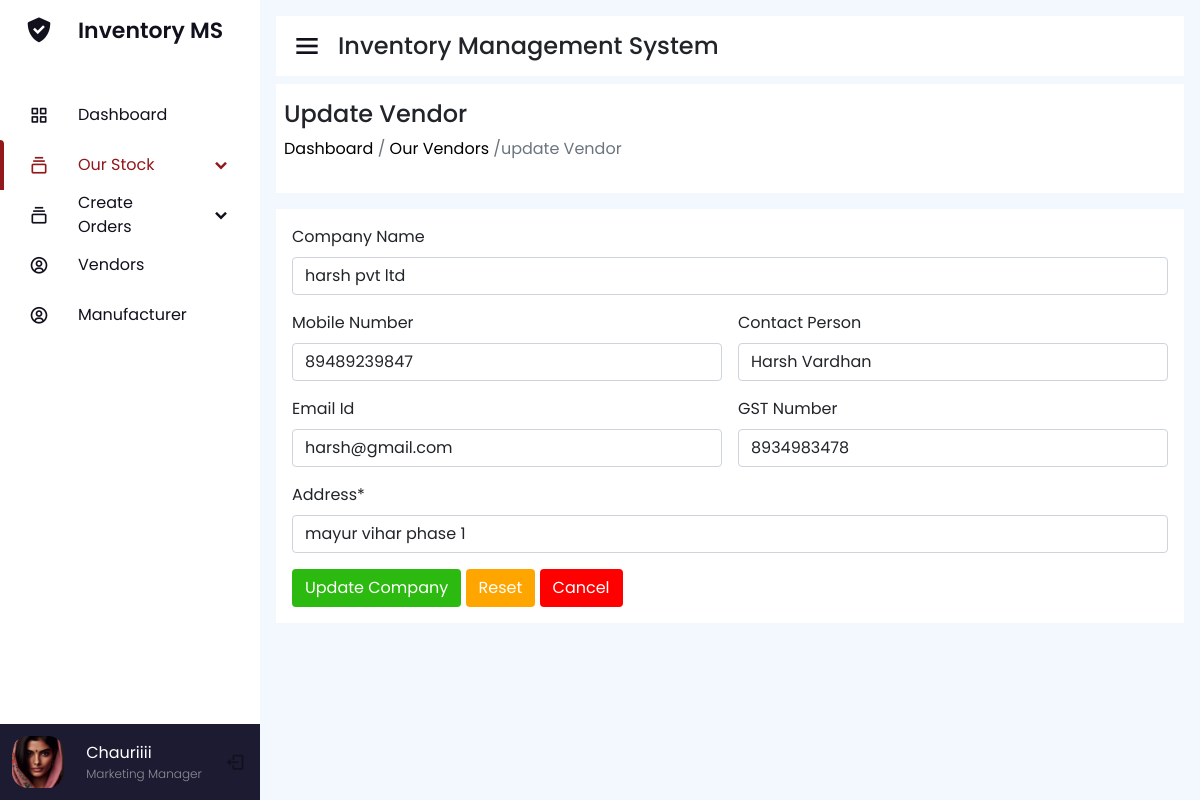
Page /update-vendor/5/ on the earlier database version.
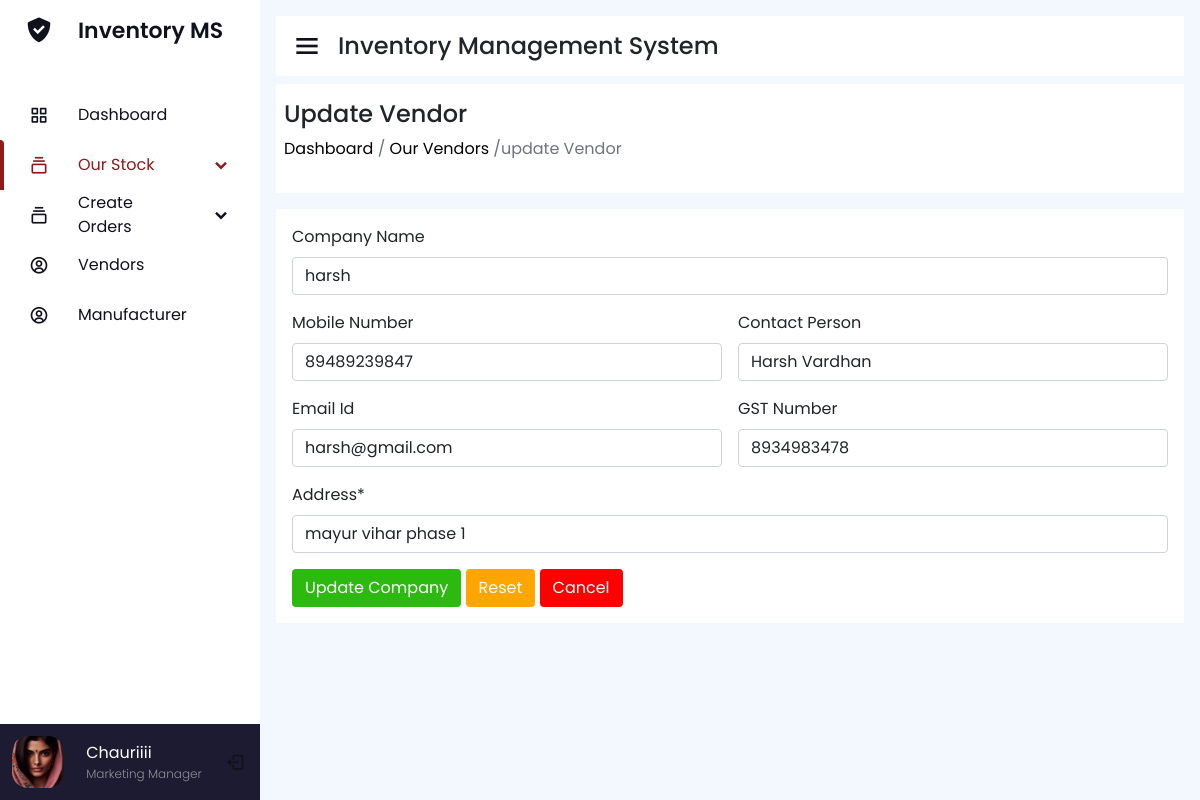
Same page on the later database version.
### home/models/add_vendor.py (models this page shows, shortened)
class AddVendor(models.Model):
    vendor_name=models.CharField(max_length=254,null=True,blank=True)
    vendor_phone=models.CharField(max_length=30,null=True,blank=True)
    contact_person=models.CharField(max_length=100,null=True,blank=True)
    vendor_email=models.EmailField(max_length=200,null=True,blank=True)
    vendor_gst=models.CharField(max_length=100,null=True,blank=True)
    vendor_address=models.CharField(max_length=300,null=True,blank=True)

### home/views/our_vendors.py (the view, shortened to what this page needs)
# urls.py: path('update-vendor/<id>/',our_vendors.updateVendor_view),
def updateVendor_view(request,id):
    vendor_to_update=add_vendor.AddVendor.objects.get(id=id)
    return render(request,'update-vendor.html',{'vendor_to_update':vendor_to_update})

### home/templates/update-vendor.html (shortened to what this page needs)
<!DOCTYPE html>
<html lang="en">
<head>
    {% include "header-links.html" %}
</head>
<body>
    {% include "header.html" %}
    <section class="nav-section p-3">
        {% include "section-head.html" %}
        <div class="breadcum">
            <div>
                <h2>Update Vendor</h2>
                <p> <a href="/">  Dashboard</a> /<a href="/our-vendors">  Our Vendors</a> /update Vendor</p>
            </div>
        </div>
        <div class="p-3" style="background: white;">
            <form class="row g-3" method="post">
                <div class="col-md-12">
                    <label for="company-name" class="form-label">Company Name</label>
                    <input type="text" class="form-control" value="{{vendor_to_update.vendor_name}}" name="vendor_name" id="company-name" placeholder="Company Name">
                </div>
                <div class="col-md-6">
                    <label for="mobile-number" class="form-label">Mobile Number</label>
                    <input type="number" class="form-control" value="{{vendor_to_update.vendor_phone}}" name="vendor_phone" id="mobile-number" placeholder="Mobile Number*">
                </div>
                <div class="col-md-6">
                    <label for="contact-person" class="form-label">Contact Person</label>
                    <input type="text" class="form-control" value="{{vendor_to_update.contact_person}}" name="contact_person" id="contact-person" placeholder="Contact Person*">
                </div>
                <div class="col-md-6">
                    <label for="inputEmail4" class="form-label">Email Id</label>
                    <input type="email" class="form-control" value="{{vendor_to_update.vendor_email}}" name="vendor_email" id="inputEmail4" placeholder="Email Id">
                </div>
                <div class="col-md-6">
                    <label for="gstnumber" class="form-label">GST Number</label>
                    <input type="text" class="form-control" value="{{vendor_to_update.vendor_gst}}" name="vendor_gst" id="gstnumber" placeholder="Enter Your GST number">
                </div>
                <div class="col-12">
                  <label for="inputAddress" class="form-label">Address*</label>
                  <input type="text" class="form-control" value="{{vendor_to_update.vendor_address}}" name="vendor_address" id="inputAddress" placeholder="Enter Your Address">
                </div>
                <div class="col-12">
                    <button type="submit" class="btn">Update Company</button>
                    <button type="reset" class="btn">Reset</button>
                    <a href="/our-vendors"><button type="button" class="btn">Cancel</button></a>
                </div>
            </form>
        </div>
    </section>
</body>
</html>

Differences in the rows shown:
changed AddVendor "Harsh Vardhan": vendor_name "harsh pvt ltd" → "harsh"
